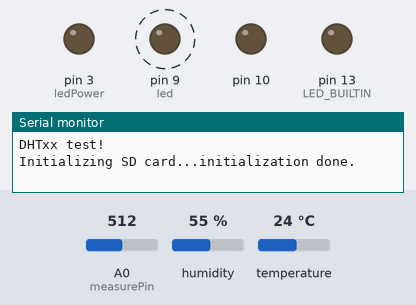
Bench run of a sketch on a simulated Arduino Uno, built with avr-gcc and run on an emulated ATmega328P. Parts: output pins drawn as LEDs (lit = HIGH), the last lines printed to the serial monitor. Dashed ring = blinking. Inputs (shaded band) come from the test bench; at power-on: A0 (measurePin) = 512, humidity 55 %, temperature 24 °C. The local clock reads 2024-03-15 10:24:30 at power-on unless the sketch sets it; storage starts empty.

Above: at 0.5 s.
At 1.5 s:
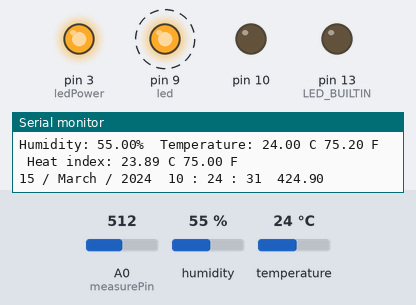
Timing chart, 0 to 3.0 s (numbered marks = the images above):
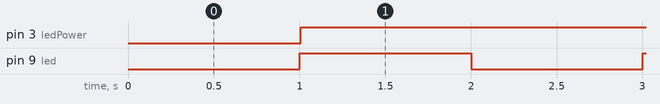

Measured:
- by itself, pin 3 (ledPower): LOW → HIGH at 1.0 s
- by itself, pin 9 (led): alternates HIGH for 1.0 s and LOW for 1.0 s

The sketch:

ssf.ino
```cpp
#include <DS1302.h>
#include <SPI.h>
#include <SD.h>
File myFile; // สร้างออฟเจก File สำหรับจัดการข้อมูล
const int chipSelect = 10;
// Init the DS1302#include "DHT.h"#include "DHT.h"
#include "DHT.h"
#define DHTPIN 2     // Digital pin connected to the DHT sensor
// Feather HUZZAH ESP8266 note: use pins 3, 4, 5, 12, 13 or 14 --
// Pin 15 can work but DHT must be disconnected during program upload.

// Uncomment whatever type you're using!
//#define DHTTYPE DHT11   // DHT 11
#define DHTTYPE DHT22   // DHT 22  (AM2302), AM2321
//#define DHTTYPE DHT21   // DHT 21 (AM2301)

// Connect pin 1 (on the left) of the sensor to +5V
// NOTE: If using a board with 3.3V logic like an Arduino Due connect pin 1
// to 3.3V instead of 5V!
// Connect pin 2 of the sensor to whatever your DHTPIN is
// Connect pin 4 (on the right) of the sensor to GROUND
// Connect a 10K resistor from pin 2 (data) to pin 1 (power) of the sensor

// Initialize DHT sensor.
// Note that older versions of this library took an optional third parameter to
// tweak the timings for faster processors.  This parameter is no longer needed
// as the current DHT reading algorithm adjusts itself to work on faster procs.
DHT dht(DHTPIN, DHTTYPE);

DS1302 rtc(8, 7, 6);
const int led = 9;
// Init a Time-data structure
Time tim;
int ledState = LOW;
unsigned long pre1 = 0;
unsigned long pre2 = 0;
unsigned long pre3 = 0;
int measurePin = 0; //Connect dust sensor to Arduino A0 pin
int ledPower = 3;   //Connect 3 led driver pins of dust sensor to Arduino D2

int samplingTime = 280;
int deltaTime = 40;
int sleepTime = 9680;

float voMeasured = 0;
float calcVoltage = 0;
float dustDensity = 0;
void setup()
{
  // Set the clock to run-mode, and disable the write protection
  rtc.halt(false);
  rtc.writeProtect(false);
  pinMode(ledPower,OUTPUT);
  // Setup Serial connection
  Serial.begin(9600); Serial.println(F("DHTxx test!"));

  dht.begin();
  pinMode(led, OUTPUT);
  // The following lines can be commented out to use the values already stored in the DS1302
  // rtc.setDOW(SATURDAY); // Set Day-of-Week to FRIDAY
  //rtc.setTime(10, 50, 30); // Set the time to 12:00:00 (24hr format)
  // rtc.setDate(10,7, 2021); // Set the date to August 6th, 2010while (!Serial) {
  // รอจนกระทั่งเชื่อมต่อกับ Serial port แล้ว สำหรับ Arduino Leonardo เท่านั้น
  pinMode(LED_BUILTIN, OUTPUT);

  while (!Serial) {
    ; // รอจนกระทั่งเชื่อมต่อกับ Serial port แล้ว สำหรับ Arduino Leonardo เท่านั้น
  }
  Serial.print("Initializing SD card...");
  pinMode(SS, OUTPUT);

  if (!SD.begin(chipSelect)) {
    Serial.println("initialization failed!");
    return;
  }
  Serial.println("initialization done.");

}

void loop()
{

  unsigned long cur2 = millis();


  if (cur2 - pre2 >= 1000) {
pre2= cur2;
    // if the LED is off turn it on and vice-versa:
    if (ledState == LOW) {
      ledState = HIGH;

    } else {
      ledState = LOW;

    }

    // set the LED with the ledState of the variable:
    digitalWrite(led, ledState);
  }
  // Get data from the DS1302


  unsigned long cur1 = millis();
  if (cur1 - pre1 >= 1000) {
pre1= cur1;


  // Reading temperature or humidity takes about 250 milliseconds!
  // Sensor readings may also be up to 2 seconds 'old' (its a very slow sensor)
  float h = dht.readHumidity();
  // Read temperature as Celsius (the default)
  float tem = dht.readTemperature();
  // Read temperature as Fahrenheit (isFahrenheit = true)
  float f = dht.readTemperature(true);


  // Compute heat index in Fahrenheit (the default)
  float hif = dht.computeHeatIndex(f, h);
  // Compute heat index in Celsius (isFahreheit = false)
  float hic = dht.computeHeatIndex(tem, h, false);
 digitalWrite(ledPower,LOW); // power on the LED
  delayMicroseconds(samplingTime);

  voMeasured = analogRead(measurePin); // read the dust value

  delayMicroseconds(deltaTime);
  digitalWrite(ledPower,HIGH); // turn the LED off
  delayMicroseconds(sleepTime);

  // 0 - 5V mapped to 0 - 1023 integer values
  // recover voltage
  calcVoltage = voMeasured * (5.0 / 1024.0);

  // linear eqaution taken from http://www.howmuchsnow.com/arduino/airquality/
  // Chris Nafis (c) 2012
  dustDensity = 170 * calcVoltage - 0.1;


  // Check if any reads failed and exit early (to try again).
  if (isnan(h) || isnan(tem) || isnan(f)) {
    Serial.println(F("Failed to read from DHT sensor!"));
    return;
  }
  Serial.print(F("Humidity: "));
  Serial.print(h);
  Serial.print(F("%  Temperature: "));
  Serial.print(tem);
  Serial.print(F(" C "));
  Serial.print(f);
  Serial.print(F(" F  Heat index: "));
  Serial.print(hic);
  Serial.print(F(" C "));
  Serial.print(hif);
  Serial.println(F(" F"));


  tim = rtc.getTime();


  // Send date over serial connection
  Serial.print(tim.date, DEC);
  Serial.print(" / ");
  Serial.print(rtc.getMonthStr());
  Serial.print(" / ");
  Serial.print(tim.year, DEC);
  Serial.print("  ");

  // Send Day-of-Week and time
  Serial.print(tim.hour, DEC);
  Serial.print(" : ");
  Serial.print(tim.min, DEC);
  Serial.print(" : ");
  Serial.print(tim.sec, DEC);
 Serial.print("  ");
  Serial.println(dustDensity); // unit: ug/m3

  // Send a divider for readability
   myFile = SD.open("test.txt", FILE_WRITE); // เปิดไฟล์ที่ชื่อ test.txt เพื่อเขียนข้อมูล โหมด FILE_WRITE

  if (myFile) {


  myFile.print(tim.date, DEC);
  myFile.print(" / ");
  myFile.print(rtc.getMonthStr());
  myFile.print(" / ");
  myFile.print(tim.year, DEC);
  myFile.print("  ");

  // Send Day-of-Week and time
  myFile.print(tim.hour, DEC);
  myFile.print(" : ");
  myFile.print(tim.min, DEC);
  myFile.print(" : ");
  myFile.print(tim.sec, DEC);
  myFile.print("   ");
  myFile.print(hic);
  myFile.print("   c");
  myFile.print("   ");
  myFile.print(tem);
  myFile.print("   humi");

  myFile.print("   ");
  myFile.print(dustDensity); // unit: ug/m3

  myFile.println("   ug/m3");

  myFile.close(); // ปิดไฟล์
    } else {
// ถ้าเปิดไฟลืไม่สำเร็จ ให้แสดง error
Serial.println("error opening test.txt");
}
  // Wait one second before repeating :)
}
}
```
